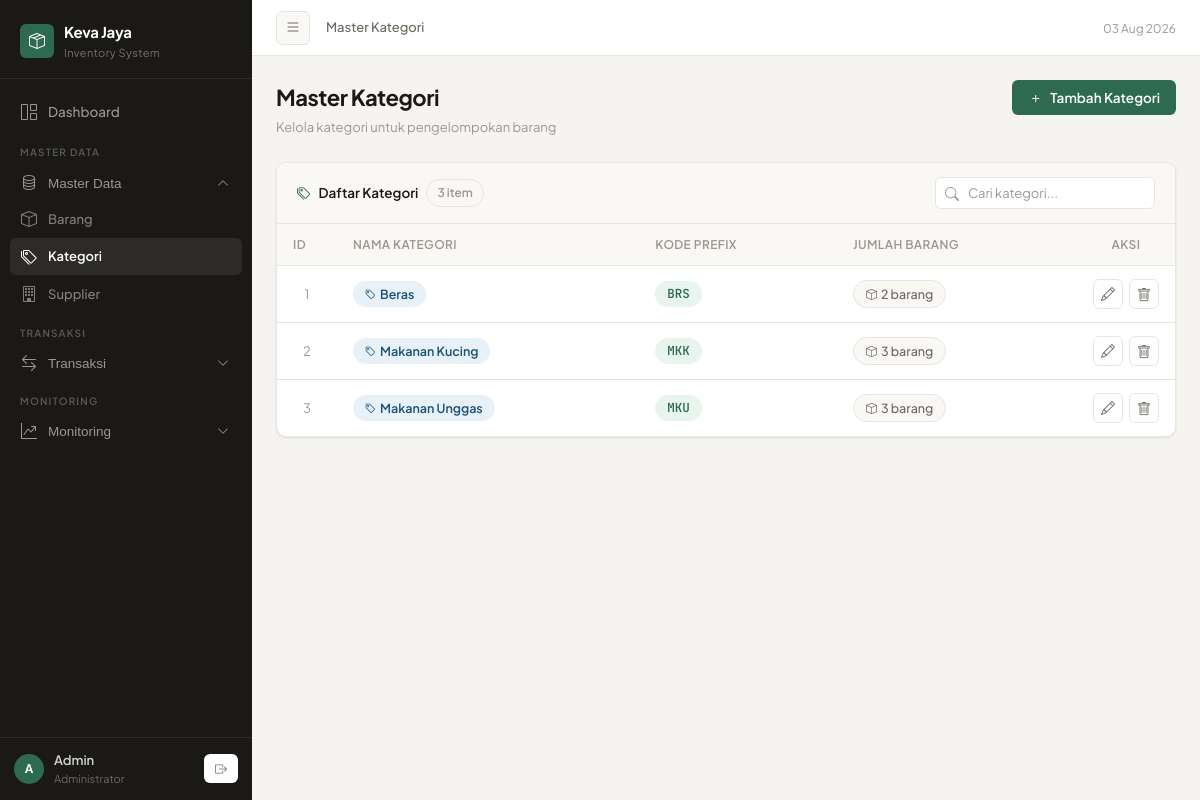
/admin/master_kategori.php (signed in), run on the app's committed database.
### tables this page shows
CREATE TABLE `kategori` (
  `id` int(11) NOT NULL,
  `nama` varchar(100) NOT NULL,
  `kode_prefix` varchar(10) DEFAULT NULL,
  `created_at` timestamp NOT NULL DEFAULT current_timestamp()
);

### admin/master_kategori.php (the view, shortened to what this page needs)
<?php
require_once '../includes/functions.php';
global $conn;
$search = $_GET['search'] ?? '';
if (!empty($search)) {
    $stmt = $conn->prepare("
        SELECT k.id, k.nama, k.kode_prefix, COUNT(b.id_barang) as total_barang
        FROM kategori k
        LEFT JOIN barang b ON b.kategori = k.nama
        WHERE k.nama LIKE ?
        GROUP BY k.id, k.nama, k.kode_prefix
        ORDER BY k.nama
    ");
    $like = "%$search%";
    $stmt->bind_param("s", $like);
    $stmt->execute();
    $kategori = $stmt->get_result();
} else {
    $kategori = $conn->query("
        SELECT k.id, k.nama, k.kode_prefix, COUNT(b.id_barang) as total_barang
        FROM kategori k
        LEFT JOIN barang b ON b.kategori = k.nama
        GROUP BY k.id, k.nama, k.kode_prefix
        ORDER BY k.nama
    ");
}
$current_file = basename($_SERVER['PHP_SELF']);
$open_master   = in_array($current_file, ['barang.php','master_kategori.php','master_supplier.php']);
$open_transaksi= in_array($current_file, ['preorder.php','barang_masuk.php','barang_keluar.php','barang_rusak.php','koreksi_stok.php']);
$open_monitor  = in_array($current_file, ['stok.php','stock_mutasi.php']);
?>
<!DOCTYPE html>
<html lang="id">
<head>
    <link rel="stylesheet" href="https://cdn.jsdelivr.net/npm/bootstrap-icons@1.11.3/font/bootstrap-icons.min.css">
</head>
<body>
<aside class="sidebar" id="sidebar">
    <div class="sidebar-brand">
        <div class="brand-logo">
            <div class="brand-icon"><i class="bi bi-box-seam"></i></div>
            <div><div class="brand-name">Keva Jaya</div><div class="brand-sub">Inventory System</div></div>
        </div>
    </div>
    <nav class="sidebar-nav">
        <ul style="list-style:none;padding:0;">
            <li class="nav-item"><a href="dashboard.php" class="nav-link <?= $current_file == 'dashboard.php' ? 'active' : '' ?>"><i class="bi bi-grid-1x2"></i> Dashboard</a></li>
            <div class="nav-section-label">Master Data</div>
            <li class="nav-item">
                <button class="nav-link" onclick="toggleNav('navMaster',this)" aria-expanded="<?= $open_master ? 'true' : 'false' ?>">
                    <i class="bi bi-database"></i> Master Data <i class="bi bi-chevron-down chevron"></i>
                </button>
                <ul id="navMaster" class="nav-sub" style="list-style:none;padding:0;display: <?= $open_master ? 'block' : 'none' ?>;">
                    <li><a href="barang.php" class="nav-link <?= $current_file == 'barang.php' ? 'active' : '' ?>"><i class="bi bi-box"></i> Barang</a></li>
                    <li><a href="master_kategori.php" class="nav-link <?= $current_file == 'master_kategori.php' ? 'active' : '' ?>"><i class="bi bi-tags"></i> Kategori</a></li>
                    <li><a href="master_supplier.php" class="nav-link <?= $current_file == 'master_supplier.php' ? 'active' : '' ?>"><i class="bi bi-building"></i> Supplier</a></li>
                </ul>
            </li>
            <div class="nav-section-label">Transaksi</div>
            <li class="nav-item">
                <button class="nav-link" onclick="toggleNav('navTransaksi',this)" aria-expanded="<?= $open_transaksi ? 'true' : 'false' ?>">
                    <i class="bi bi-arrow-left-right"></i> Transaksi <i class="bi bi-chevron-down chevron"></i>
                </button>
            </li>
            <div class="nav-section-label">Monitoring</div>
            <li class="nav-item">
                <button class="nav-link" onclick="toggleNav('navMonitor',this)" aria-expanded="<?= $open_monitor ? 'true' : 'false' ?>">
                    <i class="bi bi-graph-up-arrow"></i> Monitoring <i class="bi bi-chevron-down chevron"></i>
                </button>
            </li>
        </ul>
    </nav>
    <div class="sidebar-footer">
        <div class="user-card">
            <div class="user-avatar">A</div>
            <div>
                <div class="user-name"><?= htmlspecialchars($_SESSION['username'] ?? 'Admin') ?></div>
                <div class="user-role">Administrator</div>
            </div>
            <a href="../logout.php" class="btn-sm" style="margin-left:auto;border:none;" data-tooltip="Logout">
                <i class="bi bi-box-arrow-right"></i>
            </a>
        </div>
    </div>
</aside>
<div class="main" id="main">
    <header class="topbar">
        <button class="btn-toggle" id="sidebarToggle"><i class="bi bi-list"></i></button>
        <div class="breadcrumb-bar">
            <span>Master Kategori</span>
        </div>
        <div class="topbar-right">
            <span style="font-size:12px;color:var(--text-muted);"><?= date('d M Y') ?></span>
        </div>
    </header>
    <div class="page-body">
        <div class="page-header">
            <div>
                <div class="page-title">Master Kategori</div>
                <div class="page-subtitle">Kelola kategori untuk pengelompokan barang</div>
            </div>
            <button class="btn-primary" onclick="openModal('tambahModal')">
                <i class="bi bi-plus"></i> Tambah Kategori
            </button>
        </div>
        <div class="card">
            <div class="card-head">
                <div class="card-head-title">
                    <i class="bi bi-tags"></i>
                    Daftar Kategori
                    <span class="row-count" id="rowCount"></span>
                </div>
                <div class="search-wrap">
                    <input type="text" class="search-input" id="searchInput"
                        placeholder="Cari kategori..."
                        value="<?= htmlspecialchars($search) ?>">
                </div>
            </div>
            <div class="table-wrap">
                <table id="kategoriTable">
                    <thead>
                        <tr>
                            <th style="width:60px;">ID</th>
                            <th>Nama Kategori</th>
                            <th>Kode Prefix</th>
                            <th>Jumlah Barang</th>
                            <th style="text-align:center;width:80px;">Aksi</th>
                        </tr>
                    </thead>
                    <tbody id="tableBody">
                        <?php if($kategori->num_rows > 0): ?>
                            <?php $no = 1; ?>
                            <?php while($row = $kategori->fetch_assoc()): ?>
                            <tr>
                                <td style="color:var(--text-muted);font-size:13px;text-align:center;"><?= $no++ ?></td>
                                <td>
                                    <span class="badge badge-blue">
                                        <i class="bi bi-tag" style="font-size:11px;"></i>
                                        <?= htmlspecialchars($row['nama']) ?>
                                    </span>
                                </td>
                                <td>
                                    <?php if(!empty($row['kode_prefix'])): ?>
                                    <span class="badge badge-green" style="font-family:'JetBrains Mono',monospace;">
                                        <?= htmlspecialchars($row['kode_prefix']) ?>
                                    </span>
                                    <?php else: ?>
                                    <span style="color:var(--text-muted);font-size:12px;">—</span>
                                    <?php endif; ?>
                                </td>
                                <td>
                                    <span class="badge-count">
                                        <i class="bi bi-box" style="font-size:11px;"></i>
                                        <?= (int)$row['total_barang'] ?> barang
                                    </span>
                                </td>
                                <td>
                                    <div style="display:flex;gap:6px;justify-content:center;">
                                        <button class="btn-action btn-edit" data-tooltip="Edit"
                                            data-id="<?= $row['id'] ?>"
                                            data-nama="<?= htmlspecialchars($row['nama']) ?>"
                                            data-prefix="<?= htmlspecialchars($row['kode_prefix'] ?? '') ?>">
                                            <i class="bi bi-pencil"></i>
                                        </button>
                                        <a href="?hapus=<?= $row['id'] ?>"
                                           class="btn-action danger" data-tooltip="Hapus"
                                           onclick="return confirm('Yakin ingin menghapus kategori ini?')">
                                            <i class="bi bi-trash"></i>
                                        </a>
                                    </div>
                                </td>
                            </tr>
                            <?php endwhile; ?>
                        <?php endif; ?>
                    </tbody>
                </table>
            </div>
        </div>
    </div>
</div>
</body>
</html>

### data on the page
kategori: nama "Beras", kode_prefix "BRS", total_barang "2"
kategori: nama "Makanan Kucing", kode_prefix "MKK", total_barang "3"
kategori: nama "Makanan Unggas", kode_prefix "MKU", total_barang "3"

### other printed values
$_SESSION['username'] "Admin"
